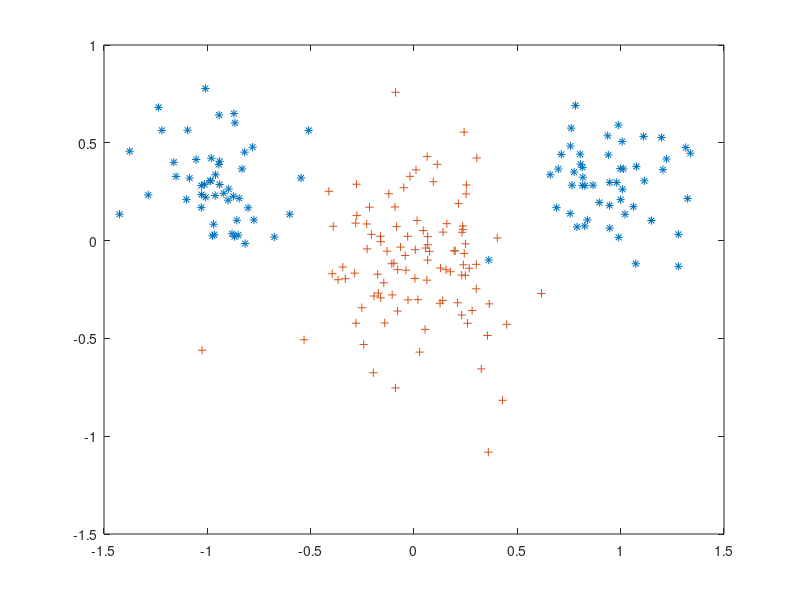

Write MATLAB code to recreate this figure.
clear
%Input data
classA(1,:) = [randn(1,50) .* 0.2 - 1.0, ...
randn(1,50) .* 0.2 + 1.0];
classA(2,:) = randn(1,100) .* 0.2 + 0.3;
classB(1,:) = randn(1,100) .* 0.3 + 0.0;
classB(2,:) = randn(1,100) .* 0.3 - 0.1;

patterns = [classA, classB];

%Correct answers
targets=ones(1,200);
targets(:,101:200)=-1;

%set data to random order
permute = randperm(200);
patterns = patterns(:, permute);
targets = targets(:, permute);
figure(1);
%%{
plot(patterns(1, find(targets>0)), ...
patterns(2, find(targets>0)), '*', ...
patterns(1, find(targets<0)), ...
patterns(2, find(targets<0)), '+');
%}
